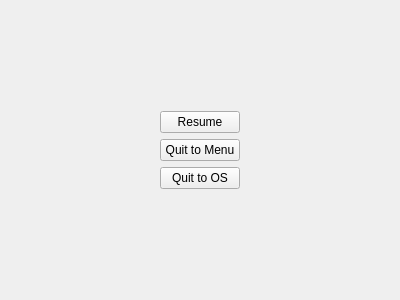
<?xml version="1.0" encoding="UTF-8"?>
<ui version="4.0">
 <class>GameMenu</class>
 <widget class="QWidget" name="GameMenu">
  <property name="geometry">
   <rect>
    <x>0</x>
    <y>0</y>
    <width>400</width>
    <height>300</height>
   </rect>
  </property>
  <property name="windowTitle">
   <string>Form</string>
  </property>
  <layout class="QVBoxLayout" name="verticalLayout">
   <item>
    <spacer name="verticalSpacer">
     <property name="orientation">
      <enum>Qt::Vertical</enum>
     </property>
     <property name="sizeHint" stdset="0">
      <size>
       <width>20</width>
       <height>78</height>
      </size>
     </property>
    </spacer>
   </item>
   <item>
    <layout class="QHBoxLayout" name="horizontalLayout_3">
     <item>
      <spacer name="horizontalSpacer_4">
       <property name="orientation">
        <enum>Qt::Horizontal</enum>
       </property>
       <property name="sizeHint" stdset="0">
        <size>
         <width>40</width>
         <height>20</height>
        </size>
       </property>
      </spacer>
     </item>
     <item>
      <layout class="QVBoxLayout" name="verticalLayout_3">
       <item>
        <widget class="QPushButton" name="m_ResumeButton">
         <property name="text">
          <string>Resume</string>
         </property>
        </widget>
       </item>
       <item>
        <widget class="QPushButton" name="m_QuitMenu">
         <property name="text">
          <string>Quit to Menu</string>
         </property>
        </widget>
       </item>
       <item>
        <widget class="QPushButton" name="m_OSQuit">
         <property name="text">
          <string>Quit to OS</string>
         </property>
        </widget>
       </item>
      </layout>
     </item>
     <item>
      <spacer name="horizontalSpacer_3">
       <property name="orientation">
        <enum>Qt::Horizontal</enum>
       </property>
       <property name="sizeHint" stdset="0">
        <size>
         <width>40</width>
         <height>20</height>
        </size>
       </property>
      </spacer>
     </item>
    </layout>
   </item>
   <item>
    <spacer name="verticalSpacer_2">
     <property name="orientation">
      <enum>Qt::Vertical</enum>
     </property>
     <property name="sizeHint" stdset="0">
      <size>
       <width>20</width>
       <height>78</height>
      </size>
     </property>
    </spacer>
   </item>
  </layout>
 </widget>
 <resources/>
 <connections/>
</ui>
